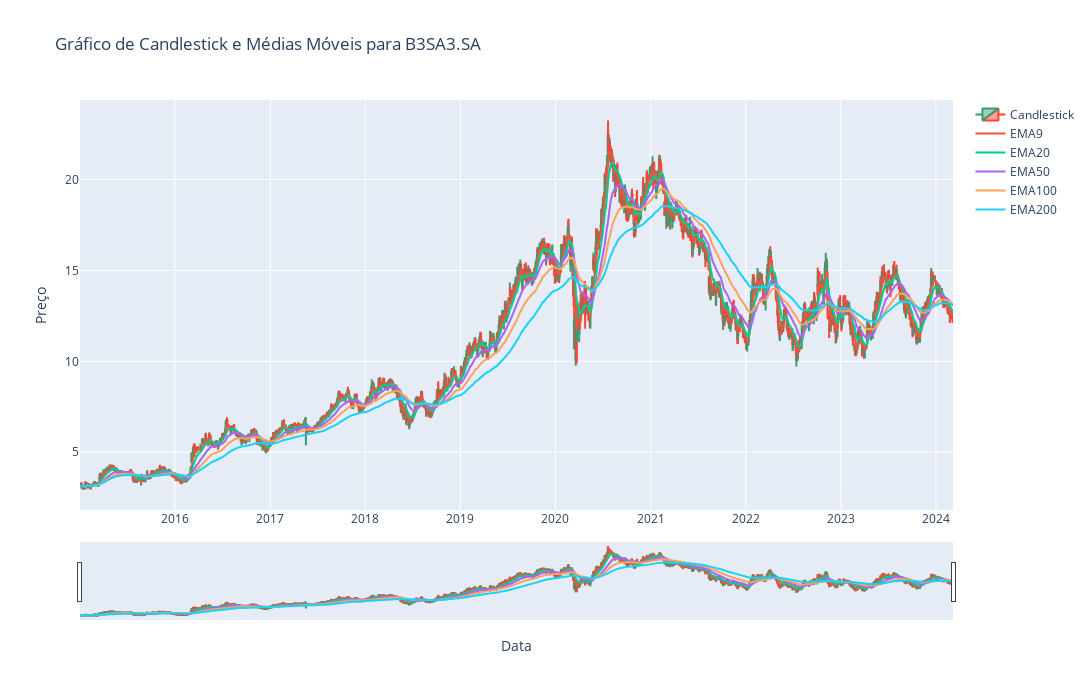

The code cell stored with this chart in its notebook:
### Code cell
# Cria um gráfico de candlestick usando o Plotly
fig = go.Figure(data=[go.Candlestick(x=df.index,
                open=df['Open'],
                high=df['High'],
                low=df['Low'],
                close=df['Close'],
                name='Candlestick')])

# Adiciona as médias móveis ao gráfico
fig.add_trace(go.Scatter(x=df.index, y=df['EMA9'], mode='lines', name='EMA9'))
fig.add_trace(go.Scatter(x=df.index, y=df['EMA20'], mode='lines', name='EMA20'))
fig.add_trace(go.Scatter(x=df.index, y=df['EMA50'], mode='lines', name='EMA50'))
fig.add_trace(go.Scatter(x=df.index, y=df['EMA100'], mode='lines', name='EMA100'))
fig.add_trace(go.Scatter(x=df.index, y=df['EMA200'], mode='lines', name='EMA200'))

if ticker=="^BVSP":
    ticker='IBOV'

# Configura o layout do gráfico
fig.update_layout(
    width=1500,
    height=700,
    title=f"Gráfico de Candlestick e Médias Móveis para {ticker}",
    xaxis_title="Data",
    yaxis_title="Preço",
    showlegend=True
)

# Exibe o gráfico
fig.show()

### Figure 1 — Plotly figure (JSON) as saved in the notebook; plotly's stock layout.template omitted (floating-point values rounded to 4 significant figures; data arrays with more than 128 entries replaced by an {"elided": "..."} marker saying what was removed)
{"data": [{"close": {"elided": "2281 float values"}, "high": {"elided": "2281 float values"}, "low": {"elided": "2281 float values"}, "name": "Candlestick", "open": {"elided": "2281 float values"}, "type": "candlestick", "x": {"elided": "2281 str values"}}, {"mode": "lines", "name": "EMA9", "type": "scatter", "x": {"elided": "2281 str values"}, "y": {"elided": "2281 float values"}}, {"mode": "lines", "name": "EMA20", "type": "scatter", "x": {"elided": "2281 str values"}, "y": {"elided": "2281 float values"}}, {"mode": "lines", "name": "EMA50", "type": "scatter", "x": {"elided": "2281 str values"}, "y": {"elided": "2281 float values"}}, {"mode": "lines", "name": "EMA100", "type": "scatter", "x": {"elided": "2281 str values"}, "y": {"elided": "2281 float values"}}, {"mode": "lines", "name": "EMA200", "type": "scatter", "x": {"elided": "2281 str values"}, "y": {"elided": "2281 float values"}}], "layout": {"height": 700, "showlegend": true, "title": {"text": "Gráfico de Candlestick e Médias Móveis para B3SA3.SA"}, "width": 1500, "xaxis": {"title": {"text": "Data"}}, "yaxis": {"title": {"text": "Preço"}}}}
